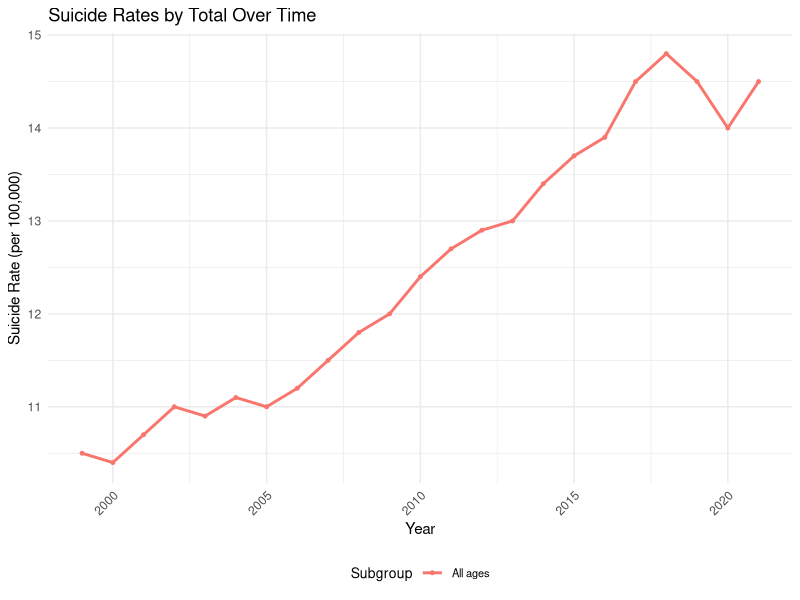
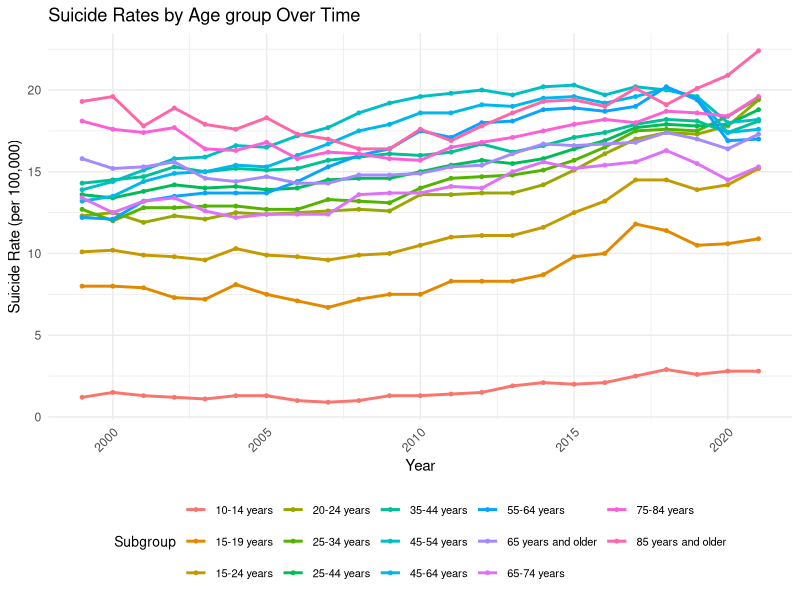
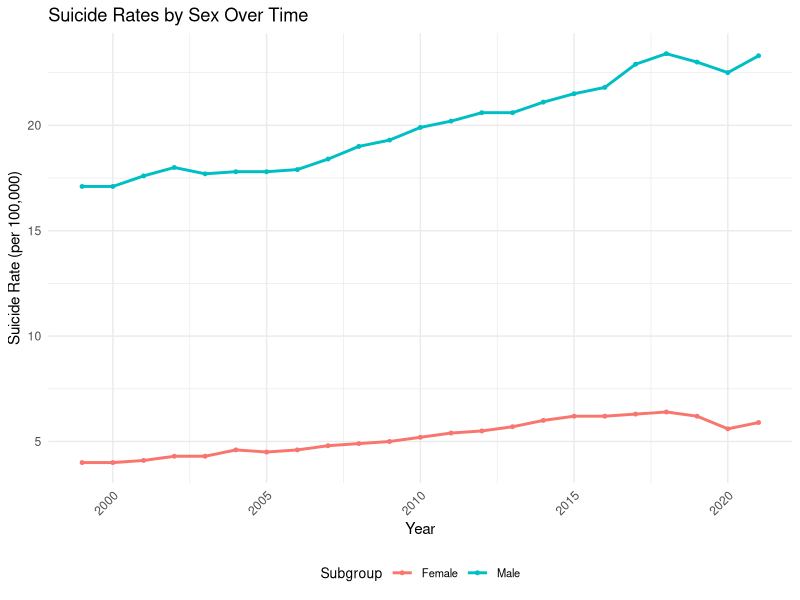
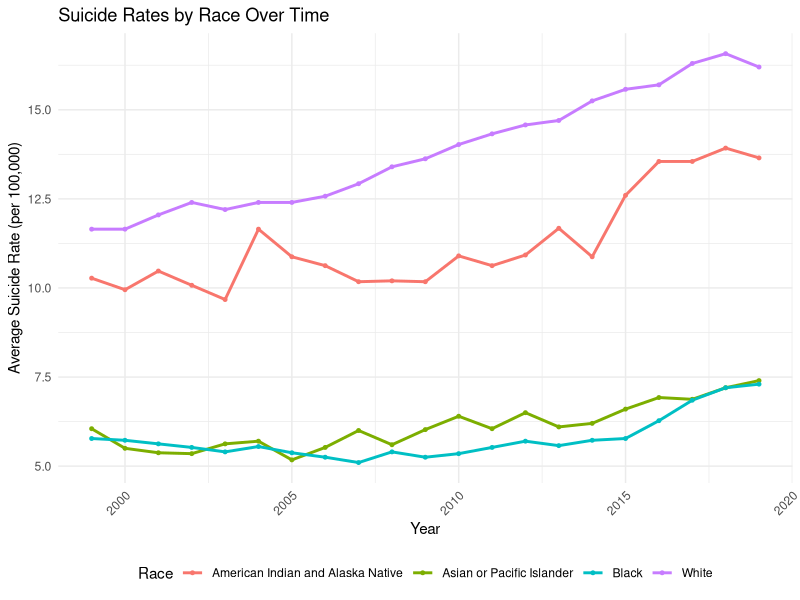

Generate these figures, in order, with R:
## ---- chunk 1
# Load necessary libraries
library(tidyverse, quietly = TRUE)
library(ggplot2)

data <- read.csv("DQS_Death_rates_for_suicide__by_sex__race__Hispanic_origin__and_age__United_States_from_CDC_WONDER_20241119.csv")
## ---- chunk 2
# Define a function to plot suicide rates by subgroup without faceting
plot_suicide_rates_combined <- function(data, group_id) {
  # Filter for only one method of ESTIMATE calculation
  filtered_data <- data %>%
    filter(ESTIMATE_TYPE_ID == 2)
  
  # Filter data based on the input group_id
  filtered_data <- filtered_data %>%
    filter(GROUP_ID == group_id)
  
  # Extract the group name for the given group_id
  group_name <- unique(filtered_data$GROUP)
  
  # Create the combined plot
  ggplot(filtered_data, aes(x = TIME_PERIOD, y = ESTIMATE, color = SUBGROUP, group = SUBGROUP)) +
    geom_line(size = 1) +
    geom_point(size = 1) +
    labs(
      title = paste("Suicide Rates by", group_name, "Over Time"),
      x = "Year",
      y = "Suicide Rate (per 100,000)",
      color = "Subgroup"
    ) +
    theme_minimal() +
    theme(
      legend.position = "bottom",
      legend.title = element_text(size = 10),
      legend.text = element_text(size = 8),
      axis.text.x = element_text(angle = 45, hjust = 1)
    )
}
## ---- chunk 3
plot_suicide_rates_combined(data, group_id = 1)
## ---- chunk 4
plot_suicide_rates_combined(data, group_id = 2)
## ---- chunk 5
plot_suicide_rates_combined(data, group_id = 3)
## ---- chunk 6
# Create a dataset with combined race groups by averaging male and female estimates
combine_race_data <- function(data) {
  # Filter for "sex and race" group
  race_data <- data %>%
    filter(GROUP == "Sex and race") %>%
    mutate(Race = case_when(
      SUBGROUP_ORDER %in% c(46, 50) ~ "American Indian and Alaska Native",
      SUBGROUP_ORDER %in% c(47, 51) ~ "Asian or Pacific Islander",
      SUBGROUP_ORDER %in% c(48, 52) ~ "Black",
      SUBGROUP_ORDER %in% c(49, 53) ~ "White",
      TRUE ~ NA_character_  # Exclude other categories
    )) %>%
    filter(!is.na(Race))  # Remove rows that are not part of the selected races
  
  # Group by Time Period and Race, then calculate the average estimate
  combined_race_data <- race_data %>%
    group_by(TIME_PERIOD, Race) %>%
    summarize(Avg_Estimate = mean(ESTIMATE, na.rm = TRUE), .groups = "drop")
  
  return(combined_race_data)
}

# Apply the function to your dataset
race_trend_data <- combine_race_data(data)

# View the combined data
head(race_trend_data)

# Plot the trend over time by race
ggplot(race_trend_data, aes(x = TIME_PERIOD, y = Avg_Estimate, color = Race, group = Race)) +
  geom_line(size = 1) +
  geom_point(size = 1) +
  labs(
    title = "Suicide Rates by Race Over Time",
    x = "Year",
    y = "Average Suicide Rate (per 100,000)",
    color = "Race"
  ) +
  theme_minimal() +
  theme(
    legend.position = "bottom",
    axis.text.x = element_text(angle = 45, hjust = 1)
  )

